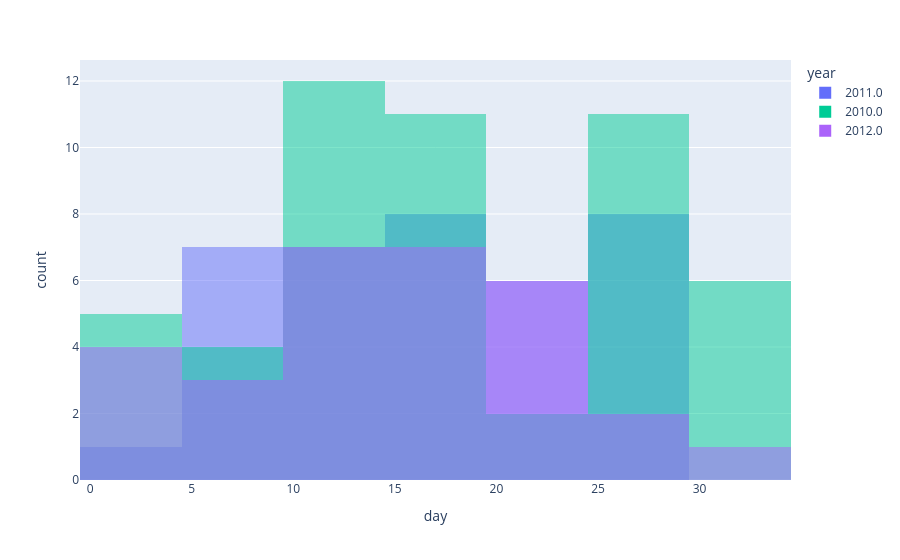

Here is the notebook cell this chart was saved with:
### Code cell
px.histogram(Walmart_clean, "day", color="year", barmode="overlay")

### Figure 1 — Plotly figure (JSON) as saved in the notebook; plotly's stock layout.template omitted (floating-point values rounded to 4 significant figures)
{"data": [{"alignmentgroup": "True", "bingroup": "x", "hovertemplate": "year=2011.0<br>day=%{x}<br>count=%{y}<extra></extra>", "legendgroup": "2011.0", "marker": {"color": "#636efa", "opacity": 0.5, "pattern": {"shape": ""}}, "name": "2011.0", "offsetgroup": "2011.0", "orientation": "v", "showlegend": true, "type": "histogram", "x": [18, 25, 3, 19, 13, 16, 13, 20, 26, 6, 25, 23, 15, 24, 11, 26, 5, 25, 23, 6, 16, 12, 18, 7, 27, 15, 7, 29, 27, 10, 18, 12, 22, 8, 22, 7, 12], "xaxis": "x", "yaxis": "y"}, {"alignmentgroup": "True", "bingroup": "x", "hovertemplate": "year=2010.0<br>day=%{x}<br>count=%{y}<extra></extra>", "legendgroup": "2010.0", "marker": {"color": "#00cc96", "opacity": 0.5, "pattern": {"shape": ""}}, "name": "2010.0", "offsetgroup": "2010.0", "orientation": "v", "showlegend": true, "type": "histogram", "x": [28, 28, 10, 15, 1, 30, 20, 2, 26, 16, 12, 30, 2, 12, 25, 27, 30, 17, 6, 5, 17, 10, 27, 25, 24, 19, 9, 14, 12, 30, 25, 2, 18, 10, 30, 26, 12, 28, 31, 19, 26, 19, 18, 17, 9, 12, 10, 12, 4, 18, 11], "xaxis": "x", "yaxis": "y"}, {"alignmentgroup": "True", "bingroup": "x", "hovertemplate": "year=2012.0<br>day=%{x}<br>count=%{y}<extra></extra>", "legendgroup": "2012.0", "marker": {"color": "#ab63fa", "opacity": 0.5, "pattern": {"shape": ""}}, "name": "2012.0", "offsetgroup": "2012.0", "orientation": "v", "showlegend": true, "type": "histogram", "x": [3, 16, 12, 4, 12, 13, 10, 10, 27, 14, 24, 30, 1, 6, 17, 2, 19, 19, 16, 11, 6, 22, 22, 20, 20, 7, 16, 25, 19, 20], "xaxis": "x", "yaxis": "y"}], "layout": {"barmode": "overlay", "legend": {"title": {"text": "year"}, "tracegroupgap": 0}, "margin": {"t": 60}, "xaxis": {"anchor": "y", "domain": [0, 1], "title": {"text": "day"}}, "yaxis": {"anchor": "x", "domain": [0, 1], "title": {"text": "count"}}}}
